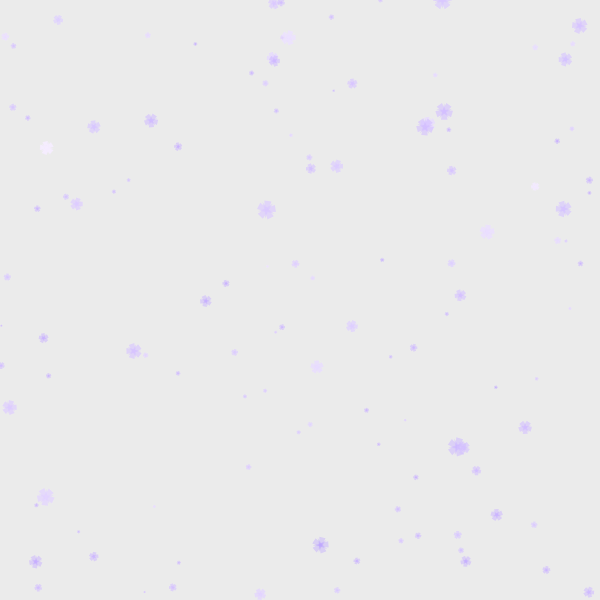
Frame 1 (no input)
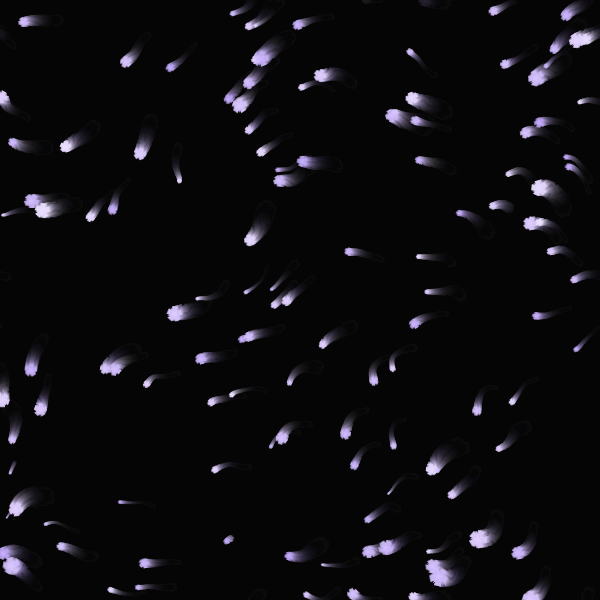
Frame 60 (no input)
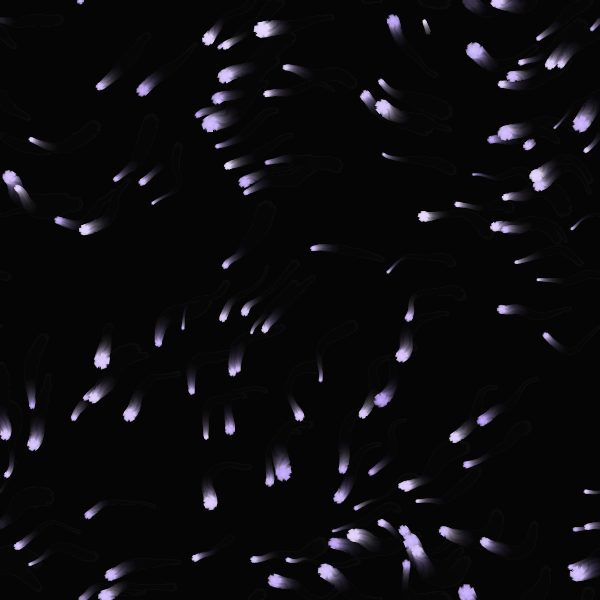
Frame 120 (the mouse pressed at the canvas centre since frame 60)

The p5.js sketch that drew these frames (run headless with seeded random() and noise() and a simulated clock; from frame 60 on, the mouse is pressed at the canvas centre):

// p5.js sketch
// ── sketch.js
// ETOILES REGULIERES
// GENUARY PROMPT 27 = Lifeform. A shape or structure that behaves as if it’s alive or growing.
let stars = [];

function setup() {
  createCanvas(600, 600);
  noStroke();

  // création initiale
  for (let i = 0; i < 120; i++) {
    stars.push(new Star(random(width), random(height)));
  }
}

function draw() {
  background(10, 20);

  let t = frameCount * 0.01;

  for (let s of stars) {
    s.update(t);
    s.display();
  }

  // croissance lente du “système vivant”
  if (frameCount % 10 === 0 && stars.length < 250) {
    stars.push(new Star(random(width), random(height)));
  }
}

class Star {
  constructor(x, y) {
    this.x = x;
    this.y = y;
    this.baseSize = random(2, 6);
    this.phase = random(TWO_PI);
    this.seed = random(1000);
  }

  update(t) {
    // mouvement organique (comme une cellule)
    let n = noise(this.x * 0.005, this.y * 0.005, t);

    this.x += cos(n * TWO_PI) * 0.6;
    this.y += sin(n * TWO_PI) * 0.6;

    // wrap edges (organisme global)
    if (this.x < 0) this.x = width;
    if (this.x > width) this.x = 0;
    if (this.y < 0) this.y = height;
    if (this.y > height) this.y = 0;
  }

  display() {
    let t = frameCount * 0.03;

    let breathe = sin(t + this.phase) * 0.5 + 1;
    let size = this.baseSize * breathe;

    let glow = noise(this.seed, t);
    let alpha = map(glow, 0, 1, 80, 255);

    push();
    translate(this.x, this.y);
    rotate(glow * TWO_PI);

    fill(180 + glow * 75, 150 + glow * 100, 255, alpha);

    // ⭐ étoile uniquement en triangles
    for (let i = 0; i < 5; i++) {
      push();
      rotate((TWO_PI * i) / 5);

      triangle(
        0, -size,
        -size * 0.4, size,
        size * 0.4, size
      );

      pop();
    }

    pop();
  }
}
